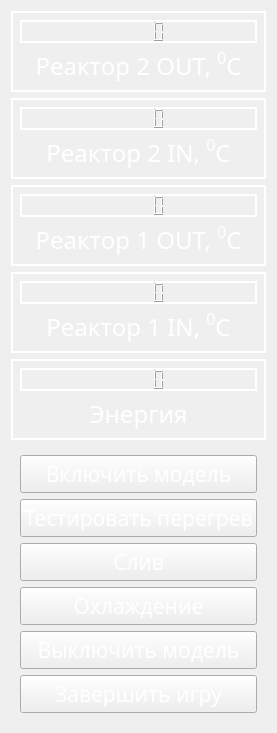
     <widget class="QWidget" name="menu2" native="true">
      <property name="font">
       <font>
        <family>Gadugi</family>
        <italic>false</italic>
       </font>
      </property>
      <property name="autoFillBackground">
       <bool>false</bool>
      </property>
      <layout class="QVBoxLayout" name="verticalLayout">
       <item>
        <widget class="QWidget" name="reactor1Temp_2" native="true">
         <property name="font">
          <font>
           <italic>false</italic>
          </font>
         </property>
         <property name="styleSheet">
          <string notr="true">border: 2px solid white;</string>
         </property>
         <layout class="QVBoxLayout" name="verticalLayout_10">
          <item>
           <widget class="QLCDNumber" name="t13">
            <property name="font">
             <font>
              <family>Gadugi</family>
              <italic>false</italic>
             </font>
            </property>
            <property name="autoFillBackground">
             <bool>false</bool>
            </property>
            <property name="styleSheet">
             <string notr="true">color: rgb(255, 255, 255);</string>
            </property>
            <property name="frameShadow">
             <enum>QFrame::Plain</enum>
            </property>
           </widget>
          </item>
          <item>
           <widget class="QLabel" name="label_8">
            <property name="font">
             <font>
              <family>Sans Serif</family>
              <pointsize>18</pointsize>
              <italic>false</italic>
             </font>
            </property>
            <property name="autoFillBackground">
             <bool>false</bool>
            </property>
            <property name="styleSheet">
             <string notr="true">color: rgb(255, 255, 255); border: 0;
background-color: rgba(255, 255, 255, 0);</string>
            </property>
            <property name="frameShadow">
             <enum>QFrame::Plain</enum>
            </property>
            <property name="text">
             <string>&lt;html&gt;&lt;head/&gt;&lt;body&gt;&lt;p align=&quot;center&quot;&gt;Реактор 2 OUT, &lt;span style=&quot; vertical-align:super;&quot;&gt;0&lt;/span&gt;С&lt;/p&gt;&lt;/body&gt;&lt;/html&gt;</string>
            </property>
           </widget>
          </item>
         </layout>
        </widget>
       </item>
       <item>
        <widget class="QWidget" name="reactor1Temp_4" native="true">
         <property name="font">
          <font>
           <italic>false</italic>
          </font>
         </property>
         <property name="styleSheet">
          <string notr="true">border: 2px solid white;</string>
         </property>
         <layout class="QVBoxLayout" name="verticalLayout_24">
          <item>
           <widget class="QLCDNumber" name="t14">
            <property name="font">
             <font>
              <family>Gadugi</family>
              <italic>false</italic>
             </font>
            </property>
            <property name="autoFillBackground">
             <bool>false</bool>
            </property>
            <property name="styleSheet">
             <string notr="true">color: rgb(255, 255, 255);</string>
            </property>
            <property name="frameShadow">
             <enum>QFrame::Plain</enum>
            </property>
           </widget>
          </item>
          <item>
           <widget class="QLabel" name="label_11">
            <property name="font">
             <font>
              <family>Sans Serif</family>
              <pointsize>18</pointsize>
              <italic>false</italic>
             </font>
            </property>
            <property name="autoFillBackground">
             <bool>false</bool>
            </property>
            <property name="styleSheet">
             <string notr="true">color: rgb(255, 255, 255); border: 0;
background-color: rgba(255, 255, 255, 0);</string>
            </property>
            <property name="frameShadow">
             <enum>QFrame::Plain</enum>
            </property>
            <property name="text">
             <string>&lt;html&gt;&lt;head/&gt;&lt;body&gt;&lt;p align=&quot;center&quot;&gt;Реактор 2 IN, &lt;span style=&quot; vertical-align:super;&quot;&gt;0&lt;/span&gt;С&lt;/p&gt;&lt;/body&gt;&lt;/html&gt;</string>
            </property>
           </widget>
          </item>
         </layout>
        </widget>
       </item>
       <item>
        <widget class="QWidget" name="reactor1Temp" native="true">
         <property name="font">
          <font>
           <italic>false</italic>
          </font>
         </property>
         <property name="styleSheet">
          <string notr="true">border: 2px solid white;</string>
         </property>
         <layout class="QVBoxLayout" name="verticalLayout_9">
          <item>
           <widget class="QLCDNumber" name="t15">
            <property name="font">
             <font>
              <family>Gadugi</family>
              <italic>false</italic>
             </font>
            </property>
            <property name="autoFillBackground">
             <bool>false</bool>
            </property>
            <property name="styleSheet">
             <string notr="true">color: rgb(255, 255, 255);</string>
            </property>
            <property name="frameShadow">
             <enum>QFrame::Plain</enum>
            </property>
           </widget>
          </item>
          <item>
           <widget class="QLabel" name="label_7">
            <property name="font">
             <font>
              <family>Sans Serif</family>
              <pointsize>18</pointsize>
              <italic>false</italic>
             </font>
            </property>
            <property name="autoFillBackground">
             <bool>false</bool>
            </property>
            <property name="styleSheet">
             <string notr="true">color: rgb(255, 255, 255); border: 0;
background-color: rgba(255, 255, 255, 0);</string>
            </property>
            <property name="frameShadow">
             <enum>QFrame::Plain</enum>
            </property>
            <property name="text">
             <string>&lt;html&gt;&lt;head/&gt;&lt;body&gt;&lt;p align=&quot;center&quot;&gt;Реактор 1 OUT, &lt;span style=&quot; vertical-align:super;&quot;&gt;0&lt;/span&gt;С&lt;/p&gt;&lt;/body&gt;&lt;/html&gt;</string>
            </property>
           </widget>
          </item>
         </layout>
        </widget>
       </item>
       <item>
        <widget class="QWidget" name="reactor1Temp_3" native="true">
         <property name="font">
          <font>
           <italic>false</italic>
          </font>
         </property>
         <property name="styleSheet">
          <string notr="true">border: 2px solid white;</string>
         </property>
         <layout class="QVBoxLayout" name="verticalLayout_23">
          <item>
           <widget class="QLCDNumber" name="t16">
            <property name="font">
             <font>
              <family>Gadugi</family>
              <italic>false</italic>
             </font>
            </property>
            <property name="autoFillBackground">
             <bool>false</bool>
            </property>
            <property name="styleSheet">
             <string notr="true">color: rgb(255, 255, 255);</string>
            </property>
            <property name="frameShadow">
             <enum>QFrame::Plain</enum>
            </property>
           </widget>
          </item>
          <item>
           <widget class="QLabel" name="label_10">
            <property name="font">
             <font>
              <family>Sans Serif</family>
              <pointsize>18</pointsize>
              <italic>false</italic>
             </font>
            </property>
            <property name="autoFillBackground">
             <bool>false</bool>
            </property>
            <property name="styleSheet">
             <string notr="true">color: rgb(255, 255, 255); border: 0;
background-color: rgba(255, 255, 255, 0);</string>
            </property>
            <property name="frameShadow">
             <enum>QFrame::Plain</enum>
            </property>
            <property name="text">
             <string>&lt;html&gt;&lt;head/&gt;&lt;body&gt;&lt;p align=&quot;center&quot;&gt;Реактор 1 IN, &lt;span style=&quot; vertical-align:super;&quot;&gt;0&lt;/span&gt;С&lt;/p&gt;&lt;/body&gt;&lt;/html&gt;</string>
            </property>
           </widget>
          </item>
         </layout>
        </widget>
       </item>
       <item>
        <widget class="QWidget" name="widget_4" native="true">
         <property name="font">
          <font>
           <family>Gadugi</family>
           <italic>false</italic>
          </font>
         </property>
         <property name="autoFillBackground">
          <bool>false</bool>
         </property>
         <property name="styleSheet">
          <string notr="true">border: 2px solid white;</string>
         </property>
         <layout class="QVBoxLayout" name="verticalLayout_8">
          <item>
           <widget class="QLCDNumber" name="energyLcd">
            <property name="font">
             <font>
              <family>Gadugi</family>
              <italic>false</italic>
             </font>
            </property>
            <property name="autoFillBackground">
             <bool>false</bool>
            </property>
            <property name="styleSheet">
             <string notr="true">color: rgb(255, 255, 255);</string>
            </property>
            <property name="frameShadow">
             <enum>QFrame::Plain</enum>
            </property>
           </widget>
          </item>
          <item>
           <widget class="QLabel" name="label_6">
            <property name="font">
             <font>
              <family>Sans Serif</family>
              <pointsize>18</pointsize>
              <italic>false</italic>
             </font>
            </property>
            <property name="autoFillBackground">
             <bool>false</bool>
            </property>
            <property name="styleSheet">
             <string notr="true">color: rgb(255, 255, 255); border: 0;</string>
            </property>
            <property name="frameShadow">
             <enum>QFrame::Plain</enum>
            </property>
            <property name="text">
             <string>&lt;html&gt;&lt;head/&gt;&lt;body&gt;&lt;p align=&quot;center&quot;&gt;Энергия&lt;/p&gt;&lt;/body&gt;&lt;/html&gt;</string>
            </property>
           </widget>
          </item>
         </layout>
        </widget>
       </item>
       <item>
        <widget class="QWidget" name="widget_3" native="true">
         <property name="enabled">
          <bool>true</bool>
         </property>
         <property name="font">
          <font>
           <family>Gadugi</family>
           <italic>false</italic>
          </font>
         </property>
         <property name="autoFillBackground">
          <bool>false</bool>
         </property>
         <property name="styleSheet">
          <string notr="true"/>
         </property>
         <layout class="QVBoxLayout" name="verticalLayout_7">
          <item>
           <widget class="QPushButton" name="turnOn">
            <property name="font">
             <font>
              <family>Sans Serif</family>
              <pointsize>16</pointsize>
              <italic>false</italic>
             </font>
            </property>
            <property name="styleSheet">
             <string notr="true">color:white;</string>
            </property>
            <property name="text">
             <string>Включить модель</string>
            </property>
           </widget>
          </item>
          <item>
           <widget class="QPushButton" name="crash1">
            <property name="font">
             <font>
              <family>Sans Serif</family>
              <pointsize>16</pointsize>
              <italic>false</italic>
             </font>
            </property>
            <property name="autoFillBackground">
             <bool>false</bool>
            </property>
            <property name="styleSheet">
             <string notr="true">color: rgb(255, 255, 255);</string>
            </property>
            <property name="text">
             <string>Тестировать перегрев</string>
            </property>
           </widget>
          </item>
          <item>
           <widget class="QPushButton" name="dump">
            <property name="font">
             <font>
              <family>Sans Serif</family>
              <pointsize>16</pointsize>
              <italic>false</italic>
             </font>
            </property>
            <property name="autoFillBackground">
             <bool>false</bool>
            </property>
            <property name="styleSheet">
             <string notr="true">color: rgb(255, 255, 255);</string>
            </property>
            <property name="text">
             <string>Слив</string>
            </property>
           </widget>
          </item>
          <item>
           <widget class="QPushButton" name="cooling">
            <property name="font">
             <font>
              <family>Sans Serif</family>
              <pointsize>16</pointsize>
              <italic>false</italic>
             </font>
            </property>
            <property name="autoFillBackground">
             <bool>false</bool>
            </property>
            <property name="styleSheet">
             <string notr="true">color: rgb(255, 255, 255);</string>
            </property>
            <property name="text">
             <string>Охлаждение</string>
            </property>
           </widget>
          </item>
          <item>
           <widget class="QPushButton" name="modelOff">
            <property name="font">
             <font>
              <family>Sans Serif</family>
              <pointsize>16</pointsize>
              <italic>false</italic>
             </font>
            </property>
            <property name="autoFillBackground">
             <bool>false</bool>
            </property>
            <property name="styleSheet">
             <string notr="true">color: rgb(255, 255, 255);</string>
            </property>
            <property name="text">
             <string>Выключить модель</string>
            </property>
           </widget>
          </item>
          <item>
           <widget class="QPushButton" name="endGame">
            <property name="font">
             <font>
              <family>Sans Serif</family>
              <pointsize>16</pointsize>
              <italic>false</italic>
             </font>
            </property>
            <property name="autoFillBackground">
             <bool>false</bool>
            </property>
            <property name="styleSheet">
             <string notr="true">color: rgb(255, 255, 255);</string>
            </property>
            <property name="text">
             <string>Завершить игру</string>
            </property>
           </widget>
          </item>
         </layout>
         <zorder>modelOff</zorder>
         <zorder>endGame</zorder>
         <zorder>crash1</zorder>
         <zorder>dump</zorder>
         <zorder>cooling</zorder>
         <zorder>turnOn</zorder>
        </widget>
       </item>
      </layout>
     </widget>
